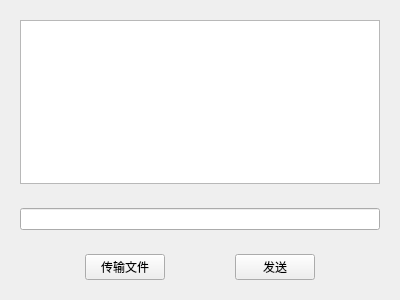
<?xml version="1.0" encoding="UTF-8"?>
<ui version="4.0">
 <class>PrivateChat</class>
 <widget class="QWidget" name="PrivateChat">
  <property name="geometry">
   <rect>
    <x>0</x>
    <y>0</y>
    <width>400</width>
    <height>300</height>
   </rect>
  </property>
  <property name="windowTitle">
   <string>Form</string>
  </property>
  <layout class="QVBoxLayout" name="verticalLayout">
   <item>
    <widget class="QWidget" name="widget" native="true">
     <layout class="QHBoxLayout" name="horizontalLayout_2">
      <item>
       <widget class="QTextEdit" name="textEdit"/>
      </item>
     </layout>
    </widget>
   </item>
   <item>
    <widget class="QWidget" name="widget_2" native="true">
     <layout class="QHBoxLayout" name="horizontalLayout">
      <item>
       <widget class="QLineEdit" name="lineEdit"/>
      </item>
     </layout>
    </widget>
   </item>
   <item>
    <widget class="QWidget" name="widget_3" native="true">
     <layout class="QHBoxLayout" name="horizontalLayout_3">
      <item>
       <spacer name="horizontalSpacer">
        <property name="orientation">
         <enum>Qt::Horizontal</enum>
        </property>
        <property name="sizeHint" stdset="0">
         <size>
          <width>40</width>
          <height>20</height>
         </size>
        </property>
       </spacer>
      </item>
      <item>
       <widget class="QPushButton" name="filebut">
        <property name="text">
         <string>传输文件</string>
        </property>
       </widget>
      </item>
      <item>
       <spacer name="horizontalSpacer_2">
        <property name="orientation">
         <enum>Qt::Horizontal</enum>
        </property>
        <property name="sizeHint" stdset="0">
         <size>
          <width>40</width>
          <height>20</height>
         </size>
        </property>
       </spacer>
      </item>
      <item>
       <widget class="QPushButton" name="sendbut">
        <property name="text">
         <string>发送</string>
        </property>
       </widget>
      </item>
      <item>
       <spacer name="horizontalSpacer_3">
        <property name="orientation">
         <enum>Qt::Horizontal</enum>
        </property>
        <property name="sizeHint" stdset="0">
         <size>
          <width>40</width>
          <height>20</height>
         </size>
        </property>
       </spacer>
      </item>
     </layout>
    </widget>
   </item>
  </layout>
 </widget>
 <resources/>
 <connections/>
</ui>
